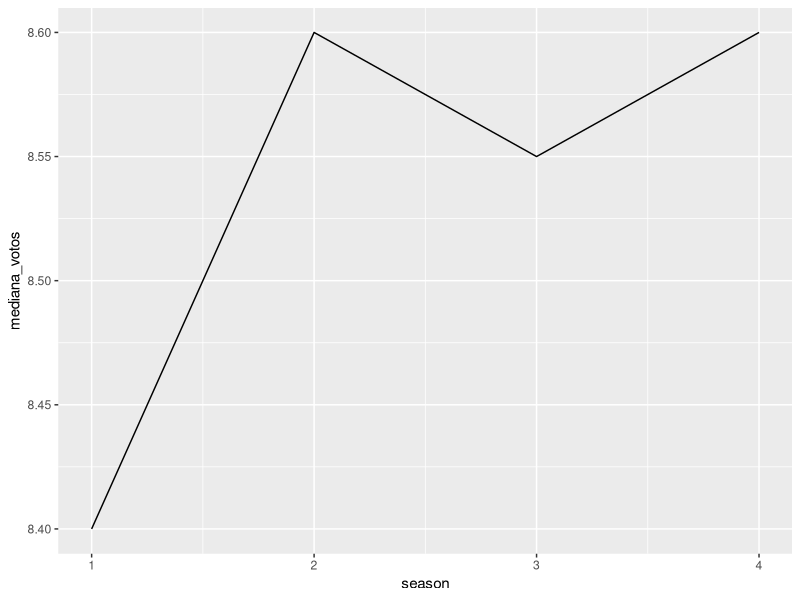
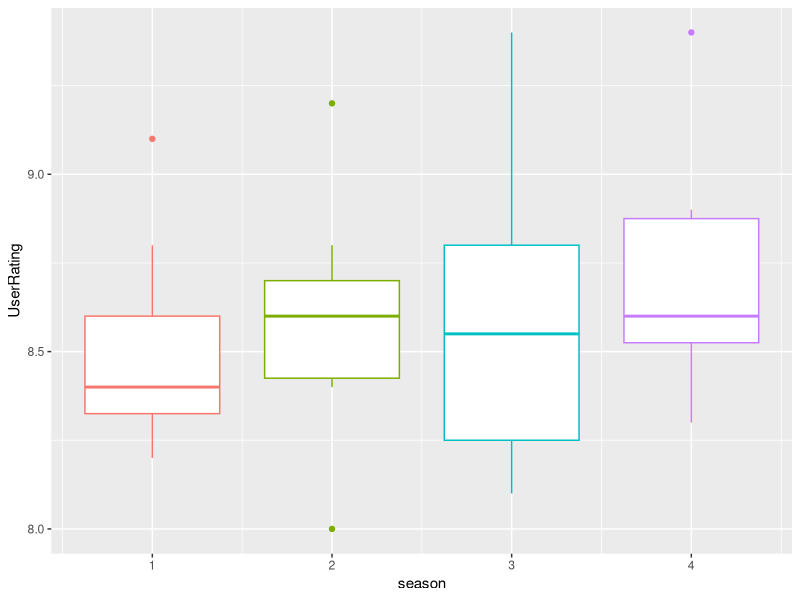

The R source for these figures, in order:
## ---- chunk 1
library(readr)
library(dplyr)
library(ggplot2)
## ---- chunk 2
# Usando a biblioteca readr
series_imdb <- read_csv("../../database/series_from_imdb.csv")

unique(series_imdb$series_name)
## ---- chunk 3
series_imdb %>% # 
  filter(series_name %in% "Orphan Black") %>%
  group_by(season) %>%
  summarise(mediana_votos = median(UserRating)) %>%
  ggplot(aes(x = season, y = mediana_votos)) + geom_line()
## ---- chunk 4
series_imdb %>%
  filter(series_name %in% "Orphan Black") %>%
  ggplot(aes(x=season, y=UserRating)) + geom_boxplot(aes(color=as.character(season)), show.legend=FALSE)
